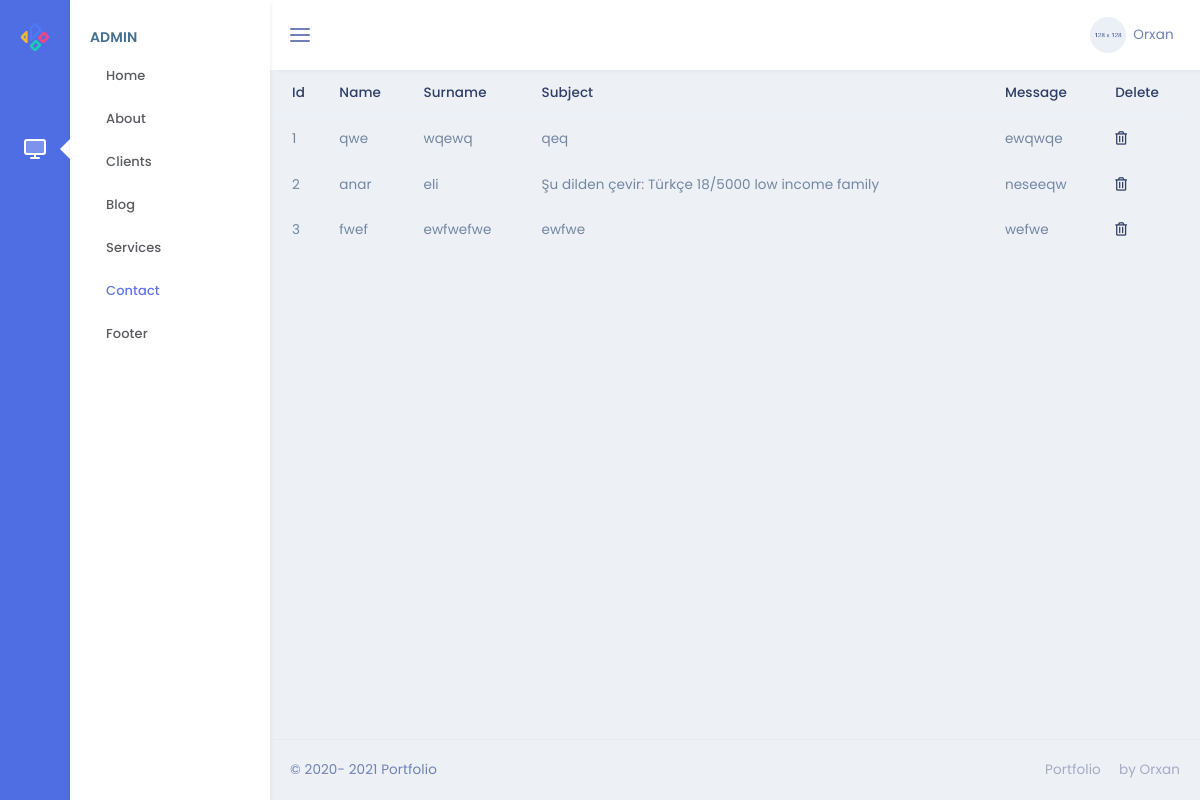
Before: /admin/contact with the older database file.
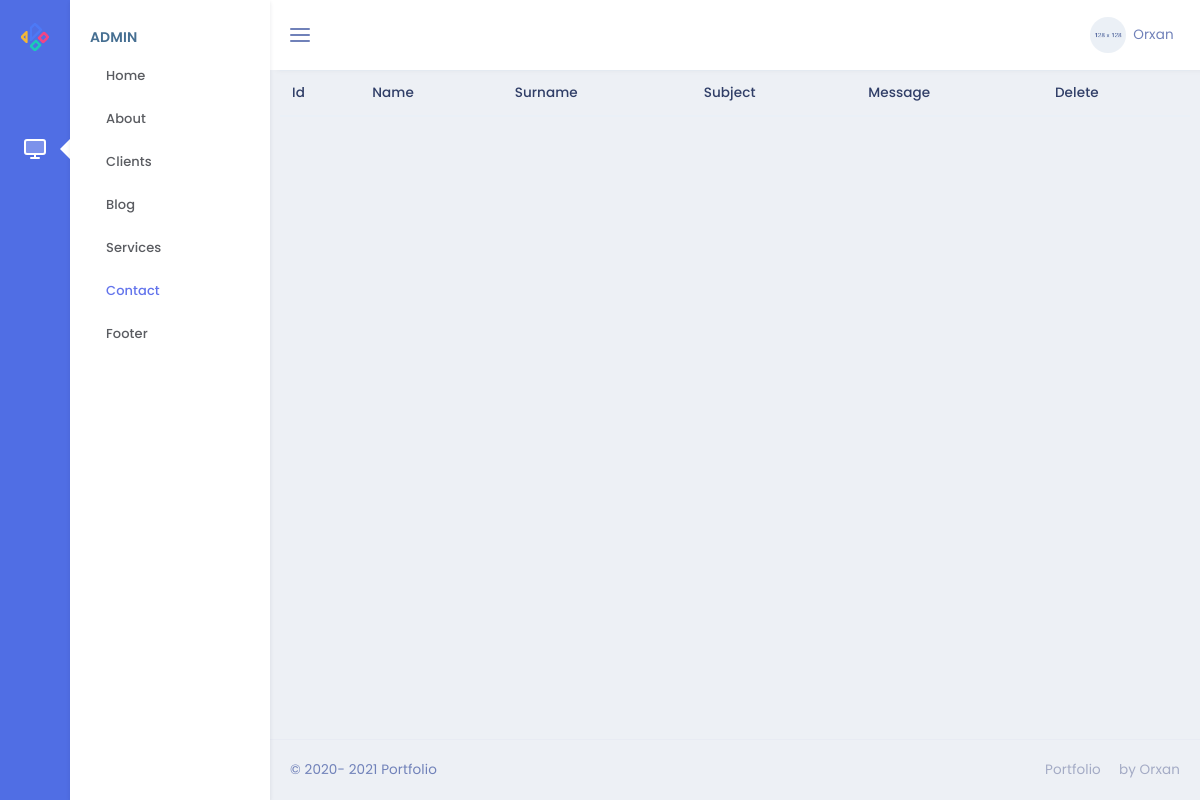
After: the same page with the newer database file.
### models.py (models this page shows)
class Contact(db.Model):
    id=db.Column(db.Integer,primary_key=True)
    name=db.Column(db.String(55))
    surname=db.Column(db.String(55))
    subject=db.Column(db.String(155))
    message=db.Column(db.String(255))

### admin/routes.py (the view)
@admin.route('/contact')
def contact():
    contacts = Contact.query.all()
    return render_template('admin/Contact/contact.html',cnc=contacts)

### admin/templates/admin/Contact/contact.html
{% extends "admin/base.html" %}
{% block content %}
<table class="table">
    <thead>
    <tr>
        <th scope="col">Id</th>
        <th scope="col">Name</th>
        <th scope="col">Surname</th>
        <th scope="col">Subject</th>
        <th scope="col">Message</th>
        <th scope="col">Delete</th>
    </tr>
    </thead>
    <tbody>
    {% for i in cnc %}
    <tr>
        <td>{{i.id}}</td>
        <td>{{i.name}}</td>
        <td>{{i.surname}}</td>
        <td>{{i.subject}}</td>
        <td>{{i.message}}</td>
        <td><a href="/admin/contact/{{i.id}}"><i class="far fa-trash-alt"></i></a></td>
    </tr>
    {% endfor %}
    </tbody>
</table>
{% endblock %}

### admin/templates/admin/base.html (shortened to what this page needs)
<!DOCTYPE html>
<html lang="en">
<head>
    <link href="{{url_for('.static',filename='css/bootstrap.min.css')}}" rel="stylesheet" type="text/css" />
    <link href="{{url_for('.static',filename='css/jquery-ui.min.css')}}" rel="stylesheet">
    <link href="{{url_for('.static',filename='css/icons.min.css')}}" rel="stylesheet" type="text/css" />
    <link rel="stylesheet" href="https://cdnjs.cloudflare.com/ajax/libs/font-awesome/5.15.2/css/all.min.css" />
    <link href="{{url_for('.static',filename='css/metisMenu.min.css')}}" rel="stylesheet" type="text/css" />
    <link href="{{url_for('.static',filename='css/app.min.css')}}" rel="stylesheet" type="text/css" />
</head>
<body class="enlarge-menu">
    <div class="leftbar-tab-menu">
        <div class="main-icon-menu">
            <a href="#" class="logo logo-metrica d-block text-center">
                <span>
                        <img src="{{url_for('.static',filename='images/logo-sm.png')}}" alt="logo-small" class="logo-sm">
                </span>
            </a>
            <nav class="nav">
                <a href="#users" class="nav-link" data-toggle="tooltip-custom" data-placement="right" data-trigger="hover" title="" data-original-title="Dashboard">
                    <i data-feather="monitor" class="align-self-center menu-icon icon-dual"></i>
                </a>
            </nav>
        </div>
        <div class="main-menu-inner">
            <div class="menu-body slimscroll">
                <div id="users" class="main-icon-menu-pane">
                    <div class="title-box">
                        <h6 class="menu-title">Admin</h6>
                    </div>
                    <ul class="nav">
                        <li class="nav-item"><a class="nav-link" href="/admin/home">Home</a></li>
                        <li class="nav-item"><a class="nav-link" href="#">About</a></li>
                        <li class="nav-item"><a class="nav-link" href="/admin/resume">Clients</a></li>
                        <li class="nav-item"><a class="nav-link" href="/admin/blog">Blog</a></li>
                        <li class="nav-item"><a class="nav-link" href="/admin/services">Services</a></li>
                        <li class="nav-item"><a class="nav-link" href="/admin/contact">Contact</a></li>
                        <li class="nav-item"><a class="nav-link" href="/admin/footer">Footer</a></li>
                    </ul>
                </div>
            </div>
        </div>
    </div>
    <div class="topbar">
        <nav class="navbar-custom">
            <ul class="list-unstyled topbar-nav float-right mb-0">
                <li class="dropdown">
                    <a class="nav-link dropdown-toggle waves-effect waves-light nav-user" data-toggle="dropdown" href="#" role="button" aria-haspopup="false" aria-expanded="false">
                        <img src="{{url_for('.static',filename='images/users/user-4.jpg')}}" alt="profile-user" class="rounded-circle" />
                        <span class="ml-1 nav-user-name hidden-sm">Orxan <i class="mdi mdi-chevron-down"></i> </span>
                    </a>
                </li>
            </ul>
            <ul class="list-unstyled topbar-nav mb-0">
                <li>
                    <button class="button-menu-mobile nav-link">
                            <i data-feather="menu" class="align-self-center"></i>
                        </button>
                </li>
            </ul>
        </nav>
    </div>
    <div class="page-wrapper">
        <div class="page-content-tab">
            {% block content %}
            {% endblock %}
            <footer class="footer text-center text-sm-left">
                &copy; 2020- 2021 Portfolio <span class="text-muted d-none d-sm-inline-block float-right">Portfolio <i class="mdi mdi-heart text-danger"></i> by Orxan</span>
            </footer>
        </div>
    </div>
</body>
</html>

Changed rows visible on the page:
removed Contact: id "1", name "qwe", surname "wqewq", subject "qeq", message "ewqwqe"
removed Contact: id "2", name "anar", surname "eli", subject "Şu dilden çevir: Türkçe 18/5000 low income family", message "neseeqw"
removed Contact: id "3", name "fwef", surname "ewfwefwe", subject "ewfwe", message "wefwe"
